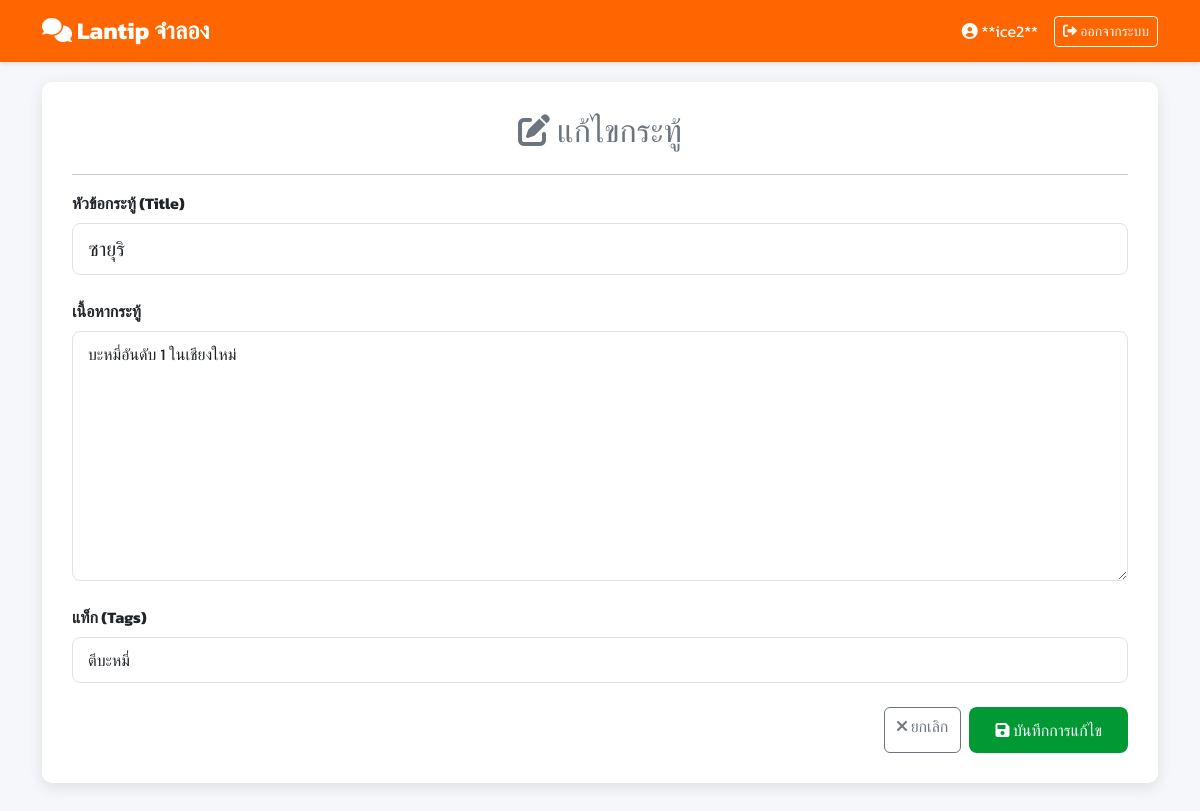
Screenshot of /topic_edit.php?id=9 (signed in) with the database file from the repository.
### tables this page shows
CREATE TABLE `topic` (
  `topic_id` int(11) NOT NULL,
  `user_id` int(11) NOT NULL,
  `title` varchar(255) NOT NULL,
  `content` text NOT NULL,
  `tags` varchar(255) DEFAULT '',
  `image_url` varchar(255) DEFAULT NULL,
  `views` int(11) DEFAULT 0,
  `replies` int(11) DEFAULT 0,
  `created_at` timestamp NOT NULL DEFAULT current_timestamp(),
  `updated_at` timestamp NOT NULL DEFAULT current_timestamp() ON UPDATE current_timestamp()
);

### topic_edit.php (the view, shortened to what this page needs)
<?php
include 'connect_db.php';
$topic_id = isset($_GET['id']) ? (int)$_GET['id'] : 0;
$stmt = $conn->prepare("SELECT title, content, tags, user_id FROM Topic WHERE topic_id = ?");
$stmt->bind_param("i", $topic_id);
$stmt->execute();
$result = $stmt->get_result();
$topic = $result->fetch_assoc();
$current_title = isset($title) ? htmlspecialchars($title) : htmlspecialchars($topic['title']);
$current_content = isset($content) ? htmlspecialchars($content) : htmlspecialchars($topic['content']);
$current_tags = isset($tags_raw) ? htmlspecialchars($tags_raw) : htmlspecialchars($topic['tags']);
?>
<!DOCTYPE html>
<html lang="th">
<head>
    <link href="https://cdn.jsdelivr.net/npm/bootstrap@5.3.3/dist/css/bootstrap.min.css" rel="stylesheet">
    <link rel="stylesheet" href="https://cdnjs.cloudflare.com/ajax/libs/font-awesome/6.0.0-beta3/css/all.min.css">
</head>
<body>
<nav class="navbar navbar-expand-lg navbar-dark navbar-custom sticky-top">
    <div class="container">
        <a class="navbar-brand" href="index.php">
            <i class="fas fa-comments"></i> Lantip จำลอง
        </a>
        <div class="d-flex align-items-center">
            <span class="text-white me-3">
                <i class="fas fa-user-circle"></i> **<?= htmlspecialchars($_SESSION['username']) ?>**
            </span>
            <a href="logout.php" class="btn btn-outline-light btn-sm">
                <i class="fas fa-sign-out-alt"></i> ออกจากระบบ
            </a>
        </div>
    </div>
</nav>
<div class="container">
    <div class="post-container">
        <h2 class="mb-4 text-center text-secondary"><i class="fas fa-edit"></i> แก้ไขกระทู้</h2>
        <hr>
        <form method="POST" action="">
            <div class="mb-4">
                <label for="title" class="form-label fw-bold">หัวข้อกระทู้ (Title)</label>
                <input type="text" class="form-control form-control-lg" id="title" name="title" required
                       value="<?= $current_title ?>">
            </div>
            <div class="mb-4">
                <label for="content" class="form-label fw-bold">เนื้อหากระทู้</label>
                <textarea class="form-control" id="content" name="content" required><?= $current_content ?></textarea>
            </div>
            <div class="mb-4">
                <label for="tags" class="form-label fw-bold">แท็ก (Tags)</label>
                <input type="text" class="form-control" id="tags" name="tags"
                       value="<?= $current_tags ?>">
            </div>
            <div class="d-grid gap-2 d-md-flex justify-content-md-end">
                <a href="topic_view.php?id=<?= $topic_id ?>" class="btn btn-outline-secondary">
                    <i class="fas fa-times"></i> ยกเลิก
                </a>
                <button type="submit" class="btn btn-post-submit">
                    <i class="fas fa-save"></i> บันทึกการแก้ไข
                </button>
            </div>
        </form>
    </div>
</div>
</body>
</html>

### topic_edit.php (style rules this page uses)
body { font-family: 'Kanit', sans-serif; background-color: #f5f7fa; min-height: 100vh; display: flex; flex-direction: column; }
.navbar-custom { background-color: #ff6600; box-shadow: 0 2px 4px rgba(0, 0, 0, 0.1); }
.navbar-brand { font-weight: 700; color: white !important; font-size: 1.5rem; }
.post-container { background-color: #ffffff; padding: 30px; border-radius: 10px; box-shadow: 0 4px 15px rgba(0, 0, 0, 0.1); margin-top: 20px; margin-bottom: 40px; }
.btn-post-submit { background-color: #009933; color: white; border-radius: 8px; padding: 10px 25px; font-weight: 500; transition: background-color 0.3s; }
.form-control, .form-select { border-radius: 8px; padding: 10px 15px; }
textarea.form-control { min-height: 250px; resize: vertical; }

### rows the page displays
topic: title "ซายุริ", content "บะหมี่อันดับ 1 ในเชียงใหม่", tags "ตีบะหมี่"

### other values shown
$_SESSION['username'] "ice2"
